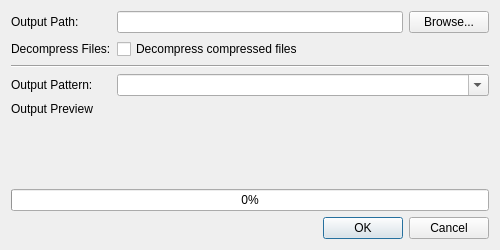
<?xml version="1.0" encoding="UTF-8"?>
<ui version="4.0">
 <class>ExportDialog</class>
 <widget class="QDialog" name="ExportDialog">
  <property name="geometry">
   <rect>
    <x>0</x>
    <y>0</y>
    <width>500</width>
    <height>250</height>
   </rect>
  </property>
  <property name="windowTitle">
   <string>Export Images</string>
  </property>
  <layout class="QVBoxLayout" name="verticalLayout">
   <item>
    <layout class="QFormLayout" name="formLayout">
     <item row="0" column="0">
      <widget class="QLabel" name="label">
       <property name="text">
        <string>Output Path:</string>
       </property>
      </widget>
     </item>
     <item row="0" column="1">
      <layout class="QHBoxLayout" name="horizontalLayout">
       <item>
        <widget class="QLineEdit" name="outputPathEdit"/>
       </item>
       <item>
        <widget class="QPushButton" name="browseButton">
         <property name="text">
          <string>Browse...</string>
         </property>
        </widget>
       </item>
      </layout>
     </item>
     <item row="1" column="0">
      <widget class="QLabel" name="label_2">
       <property name="text">
        <string>Decompress Files:</string>
       </property>
      </widget>
     </item>
     <item row="1" column="1">
      <widget class="QCheckBox" name="decompressCheckBox">
       <property name="text">
        <string>Decompress compressed files</string>
       </property>
      </widget>
     </item>
     <item row="4" column="0">
      <widget class="QLabel" name="label_3">
       <property name="text">
        <string>Output Pattern:</string>
       </property>
      </widget>
     </item>
     <item row="4" column="1">
      <widget class="QComboBox" name="patternComboBox">
       <property name="editable">
        <bool>true</bool>
       </property>
      </widget>
     </item>
     <item row="2" column="0" colspan="2">
      <widget class="Line" name="line">
       <property name="orientation">
        <enum>Qt::Orientation::Horizontal</enum>
       </property>
      </widget>
     </item>
     <item row="5" column="0">
      <widget class="QLabel" name="label_4">
       <property name="text">
        <string>Output Preview</string>
       </property>
      </widget>
     </item>
     <item row="5" column="1">
      <widget class="QLabel" name="outputPreview">
       <property name="text">
        <string/>
       </property>
      </widget>
     </item>
    </layout>
   </item>
   <item>
    <spacer name="verticalSpacer">
     <property name="orientation">
      <enum>Qt::Orientation::Vertical</enum>
     </property>
     <property name="sizeHint" stdset="0">
      <size>
       <width>20</width>
       <height>40</height>
      </size>
     </property>
    </spacer>
   </item>
   <item>
    <widget class="QProgressBar" name="progressBar">
     <property name="value">
      <number>0</number>
     </property>
    </widget>
   </item>
   <item>
    <widget class="QDialogButtonBox" name="buttonBox">
     <property name="orientation">
      <enum>Qt::Orientation::Horizontal</enum>
     </property>
     <property name="standardButtons">
      <set>QDialogButtonBox::StandardButton::Cancel|QDialogButtonBox::StandardButton::Ok</set>
     </property>
    </widget>
   </item>
  </layout>
 </widget>
 <resources/>
 <connections>
  <connection>
   <sender>buttonBox</sender>
   <signal>rejected()</signal>
   <receiver>ExportDialog</receiver>
   <slot>reject()</slot>
   <hints>
    <hint type="sourcelabel">
     <x>316</x>
     <y>260</y>
    </hint>
    <hint type="destinationlabel">
     <x>286</x>
     <y>274</y>
    </hint>
   </hints>
  </connection>
  <connection>
   <sender>browseButton</sender>
   <signal>clicked()</signal>
   <receiver>ExportDialog</receiver>
   <slot>browse_output_path()</slot>
   <hints>
    <hint type="sourcelabel">
     <x>450</x>
     <y>40</y>
    </hint>
    <hint type="destinationlabel">
     <x>250</x>
     <y>125</y>
    </hint>
   </hints>
  </connection>
 </connections>
 <slots>
  <slot>browse_output_path()</slot>
 </slots>
</ui>
